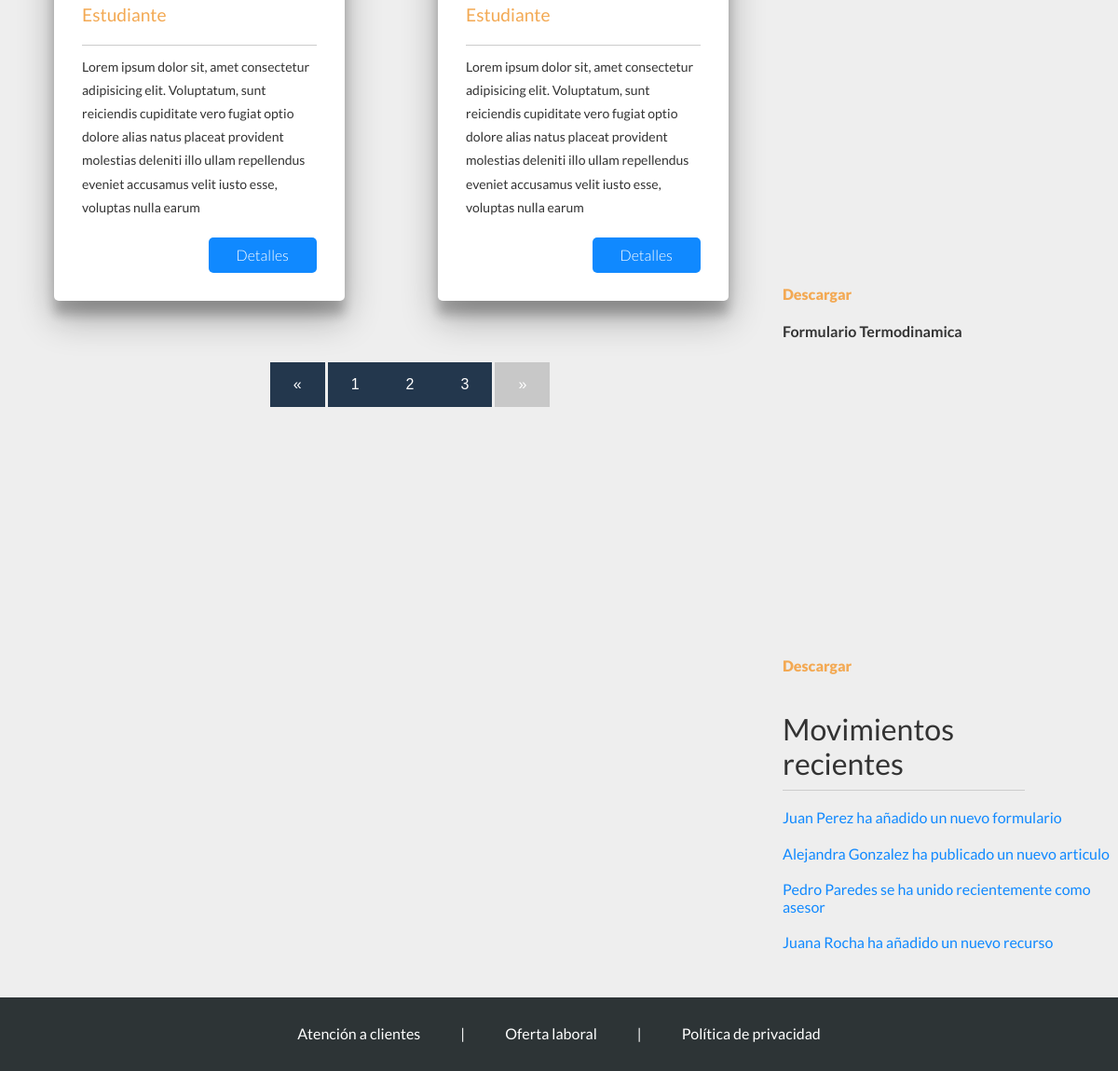
Page /asesores.php?pagina=3 (lower part) on the earlier database version.
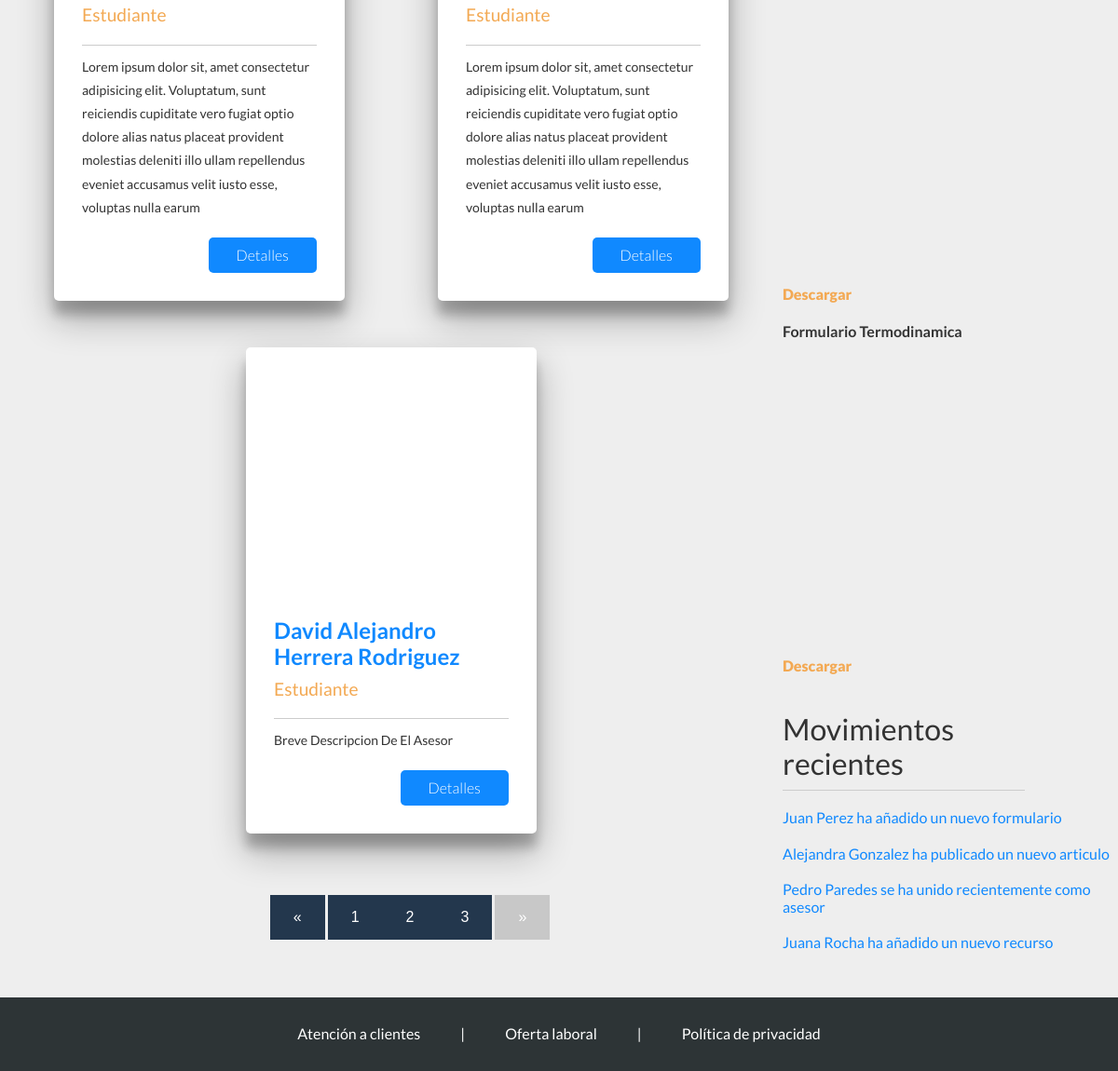
Same page on the later database version.
### tables this page shows
CREATE TABLE `asesor` (
  `Id_Asesor` int(11) NOT NULL,
  `Nombre_Usuario` varchar(30) NOT NULL,
  `Edad` int(11) DEFAULT NULL,
  `Grado_Estudios` varchar(40) DEFAULT NULL,
  `Nombres` varchar(50) DEFAULT NULL,
  `A_Paterno` varchar(30) DEFAULT NULL,
  `A_Materno` varchar(30) DEFAULT NULL,
  `Ocupacion` varchar(50) DEFAULT NULL,
  `Materia1` varchar(70) DEFAULT NULL,
  `Materia2` varchar(70) DEFAULT NULL,
  `Materia3` varchar(70) DEFAULT NULL,
  `Descripcion` varchar(250) DEFAULT NULL,
  `Correo` varchar(70) DEFAULT NULL,
  `Telefono` varchar(16) DEFAULT NULL,
  `Foto` text DEFAULT NULL
);

### asesores.php (called while the page is built)
<?php session_start();
    require('conexion.php');
    $statement = $conexion->prepare('SELECT * FROM Asesor');
    $statement->execute();
    $asesores=$statement->fetchAll();
    $pagina = isset($_GET['pagina']) ? (int)$_GET['pagina'] : 1;
    $postPorPagina = 4;
    $inicio = ($pagina > 1) ? ($pagina * $postPorPagina - $postPorPagina) : 0 ;
    $asesores_page = $conexion->prepare("SELECT SQL_CALC_FOUND_ROWS * FROM asesor LIMIT $inicio, $postPorPagina");
    $asesores_page->execute();
    $asesores_page= $asesores_page->fetchAll();
    $totalAsesores = $conexion->query('SELECT FOUND_ROWS() as total');
    $totalAsesores = $totalAsesores->fetch()['total'];
    $numeroPaginas = ceil($totalAsesores / $postPorPagina);
    require('views/asesores.view.php');
?>

### views/asesores.view.php (the view, shortened to what this page needs)
<!DOCTYPE html>
<html lang="en">
<head>
    <link rel="stylesheet" href="css/normalize.css">
    <link rel="stylesheet" href="css/asesores/estilos.css">
</head>
<body>
    <header>
    <main>
        <div class="asesores">
            <div class="grid">
                <?php
                    foreach($asesores_page as $asesor){
                    $nombre=$asesor['Nombres']." ".$asesor['A_Paterno']." ".$asesor['A_Materno'];
                    $ocupacion=$asesor['Ocupacion'];
                    $descripcion=$asesor['Descripcion'];
                ?>
                <div class="asesor">
                    <form enctype="multipart/form-data" action="asesor.php" method="GET">
                        <div class="foto">
                        </div>
                        <p class="nombre"><?php echo $nombre ?></p>
                        <p class="ocupacion"><?php echo $ocupacion ?></p>
                        <p class="descripcion"><?php echo $descripcion ?></p>
                        <input type="submit" value="Detalles">
                    </form>
                </div>
                <?php
                }
                ?>
            </div>
            <div class="paginacion">
                    <ul>
                        <?php if($pagina == 1): ?>
                            <li class="disabled">&laquo;</li>
                        <?php else: ?>
                            <li><a href="?pagina=<?php echo $pagina - 1 ?>">&laquo;</a></li>
                        <?php endif; ?>
                        <?php
                            for($i = 1; $i <= $numeroPaginas; $i++){
                                if ($pagina === $i) {
                                    echo "<li class='active'><a href='?pagina=$i'>$i</a></li>";
                                } else {
                                    echo "<li><a href='?pagina=$i'>$i</a></li>";
                                }
                            }
                        ?>
                        <?php if($pagina == $numeroPaginas): ?>
                            <li class="disabled">&raquo;</li>
                        <?php else: ?>
                            <li><a href="?pagina=<?php echo $pagina + 1 ?>">&raquo;</a></li>
                        <?php endif; ?>
                    </ul>
            </div>
        </div>
        <div class="recursos">
            <div class="materiales">
                <div class="material">
                    <div class="imagen">
                    </div>
                    <a href="#">Descargar</a>
                </div>
                <div class="material">
                    <h4 class="titulo">Formulario Termodinamica</h4>
                    <div class="imagen">
                    </div>
                    <a href="#">Descargar</a>
                </div>
            </div>
            <div class="movimientos">
                <h3>Movimientos recientes</h3>
                <a href="#">Juan Perez ha añadido un nuevo formulario</a>
                <a href="#">Alejandra Gonzalez ha publicado un nuevo articulo</a>
                <a href="#">Pedro Paredes se ha unido recientemente como asesor</a>
                <a href="">Juana Rocha ha añadido un nuevo recurso</a>
            </div>
        </div>
    </main>
    <footer>
    <div class="info">
            <a href="#">Atención a clientes</a>
            <a href="#" class="separador"> | </a>
            <a href="#">Oferta laboral</a>
            <a href="#" class="separador"> | </a>
            <a href="politicas.php">Política de privacidad</a>
        </div>
    </footer>
</body>
</html>

Differences in the rows shown:
added asesor: nombre "David Alejandro Herrera Rodriguez", Ocupacion "Estudiante", Descripcion "Breve Descripcion De El Asesor"
